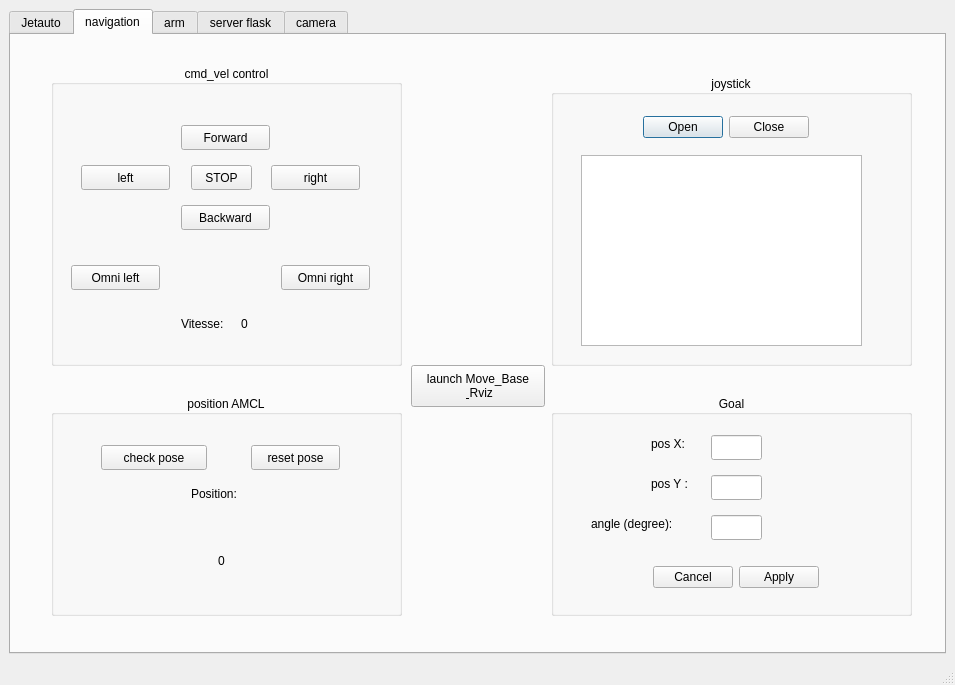
<?xml version="1.0" encoding="UTF-8"?>
<ui version="4.0">
 <class>MainWindow</class>
 <widget class="QMainWindow" name="MainWindow">
  <property name="geometry">
   <rect>
    <x>0</x>
    <y>0</y>
    <width>955</width>
    <height>685</height>
   </rect>
  </property>
  <property name="windowTitle">
   <string>MainWindow</string>
  </property>
  <widget class="QWidget" name="centralwidget">
   <layout class="QGridLayout" name="gridLayout">
    <item row="0" column="0">
     <widget class="QTabWidget" name="tabWidget">
      <property name="tabShape">
       <enum>QTabWidget::Rounded</enum>
      </property>
      <property name="currentIndex">
       <number>1</number>
      </property>
      <widget class="QWidget" name="jetauto">
       <attribute name="title">
        <string>Jetauto</string>
       </attribute>
       <widget class="QGroupBox" name="horloge_group">
        <property name="geometry">
         <rect>
          <x>60</x>
          <y>70</y>
          <width>341</width>
          <height>231</height>
         </rect>
        </property>
        <property name="title">
         <string>Synchronisation des horloges</string>
        </property>
        <property name="alignment">
         <set>Qt::AlignCenter</set>
        </property>
        <layout class="QGridLayout" name="gridLayout_2">
         <item row="1" column="0">
          <widget class="QPushButton" name="pushButton">
           <property name="text">
            <string>Synchronize</string>
           </property>
          </widget>
         </item>
         <item row="0" column="0">
          <widget class="QTextBrowser" name="textBrowser"/>
         </item>
         <item row="2" column="0">
          <widget class="QPushButton" name="Button_check_date">
           <property name="text">
            <string>Check Date</string>
           </property>
          </widget>
         </item>
        </layout>
       </widget>
       <widget class="QGroupBox" name="tf_odom_horloge">
        <property name="geometry">
         <rect>
          <x>520</x>
          <y>70</y>
          <width>351</width>
          <height>231</height>
         </rect>
        </property>
        <property name="title">
         <string>Lancer tf et odométrie</string>
        </property>
        <property name="alignment">
         <set>Qt::AlignCenter</set>
        </property>
        <widget class="QPushButton" name="button_launc_tf_odom">
         <property name="geometry">
          <rect>
           <x>130</x>
           <y>60</y>
           <width>89</width>
           <height>25</height>
          </rect>
         </property>
         <property name="text">
          <string>Launch</string>
         </property>
        </widget>
        <widget class="QLabel" name="label_status_tf_odom">
         <property name="geometry">
          <rect>
           <x>40</x>
           <y>120</y>
           <width>67</width>
           <height>17</height>
          </rect>
         </property>
         <property name="text">
          <string>Status: </string>
         </property>
        </widget>
       </widget>
       <widget class="QGroupBox" name="ssh_group">
        <property name="geometry">
         <rect>
          <x>270</x>
          <y>340</y>
          <width>381</width>
          <height>221</height>
         </rect>
        </property>
        <property name="title">
         <string>SSH jetauto</string>
        </property>
        <property name="alignment">
         <set>Qt::AlignCenter</set>
        </property>
        <widget class="QDialogButtonBox" name="buttonBox">
         <property name="geometry">
          <rect>
           <x>150</x>
           <y>110</y>
           <width>80</width>
           <height>25</height>
          </rect>
         </property>
         <property name="standardButtons">
          <set>QDialogButtonBox::Open</set>
         </property>
        </widget>
       </widget>
       <zorder>tf_odom_horloge</zorder>
       <zorder>ssh_group</zorder>
       <zorder>gridLayoutWidget</zorder>
       <zorder>horloge_group</zorder>
      </widget>
      <widget class="QWidget" name="navigation">
       <attribute name="title">
        <string>navigation</string>
       </attribute>
       <widget class="QGroupBox" name="cmdvel_group">
        <property name="geometry">
         <rect>
          <x>40</x>
          <y>30</y>
          <width>351</width>
          <height>301</height>
         </rect>
        </property>
        <property name="title">
         <string>cmd_vel control</string>
        </property>
        <property name="alignment">
         <set>Qt::AlignCenter</set>
        </property>
        <widget class="QPushButton" name="forward_but">
         <property name="geometry">
          <rect>
           <x>130</x>
           <y>60</y>
           <width>89</width>
           <height>25</height>
          </rect>
         </property>
         <property name="text">
          <string>Forward</string>
         </property>
        </widget>
        <widget class="QPushButton" name="backward_but">
         <property name="geometry">
          <rect>
           <x>130</x>
           <y>140</y>
           <width>89</width>
           <height>25</height>
          </rect>
         </property>
         <property name="text">
          <string>Backward</string>
         </property>
        </widget>
        <widget class="QPushButton" name="left_but">
         <property name="geometry">
          <rect>
           <x>30</x>
           <y>100</y>
           <width>89</width>
           <height>25</height>
          </rect>
         </property>
         <property name="text">
          <string>left</string>
         </property>
        </widget>
        <widget class="QPushButton" name="right_but">
         <property name="geometry">
          <rect>
           <x>220</x>
           <y>100</y>
           <width>89</width>
           <height>25</height>
          </rect>
         </property>
         <property name="text">
          <string>right</string>
         </property>
        </widget>
        <widget class="QPushButton" name="stop_but">
         <property name="geometry">
          <rect>
           <x>140</x>
           <y>100</y>
           <width>61</width>
           <height>25</height>
          </rect>
         </property>
         <property name="text">
          <string>STOP</string>
         </property>
        </widget>
        <widget class="QPushButton" name="omni_left_but">
         <property name="geometry">
          <rect>
           <x>20</x>
           <y>200</y>
           <width>89</width>
           <height>25</height>
          </rect>
         </property>
         <property name="text">
          <string>Omni left</string>
         </property>
        </widget>
        <widget class="QPushButton" name="omni_right_but">
         <property name="geometry">
          <rect>
           <x>230</x>
           <y>200</y>
           <width>89</width>
           <height>25</height>
          </rect>
         </property>
         <property name="text">
          <string>Omni right</string>
         </property>
        </widget>
        <widget class="QLabel" name="vitesse_label">
         <property name="geometry">
          <rect>
           <x>130</x>
           <y>250</y>
           <width>67</width>
           <height>17</height>
          </rect>
         </property>
         <property name="text">
          <string>Vitesse: </string>
         </property>
        </widget>
        <widget class="QLabel" name="label_vitesse_cmdvel">
         <property name="geometry">
          <rect>
           <x>190</x>
           <y>250</y>
           <width>67</width>
           <height>17</height>
          </rect>
         </property>
         <property name="text">
          <string>0</string>
         </property>
        </widget>
       </widget>
       <widget class="QGroupBox" name="amcl_group">
        <property name="geometry">
         <rect>
          <x>40</x>
          <y>360</y>
          <width>351</width>
          <height>221</height>
         </rect>
        </property>
        <property name="title">
         <string>position AMCL</string>
        </property>
        <property name="alignment">
         <set>Qt::AlignCenter</set>
        </property>
        <widget class="QPushButton" name="button_check_pose">
         <property name="geometry">
          <rect>
           <x>50</x>
           <y>50</y>
           <width>106</width>
           <height>25</height>
          </rect>
         </property>
         <property name="text">
          <string>check pose</string>
         </property>
        </widget>
        <widget class="QPushButton" name="button_reset_pose">
         <property name="geometry">
          <rect>
           <x>200</x>
           <y>50</y>
           <width>89</width>
           <height>25</height>
          </rect>
         </property>
         <property name="text">
          <string>reset pose</string>
         </property>
        </widget>
        <widget class="QLabel" name="label_pose">
         <property name="geometry">
          <rect>
           <x>140</x>
           <y>90</y>
           <width>60</width>
           <height>17</height>
          </rect>
         </property>
         <property name="text">
          <string>Position:</string>
         </property>
        </widget>
        <widget class="QLabel" name="label_pose_amcl">
         <property name="geometry">
          <rect>
           <x>120</x>
           <y>140</y>
           <width>101</width>
           <height>51</height>
          </rect>
         </property>
         <property name="text">
          <string>0</string>
         </property>
         <property name="alignment">
          <set>Qt::AlignCenter</set>
         </property>
        </widget>
       </widget>
       <widget class="QGroupBox" name="goal_group">
        <property name="geometry">
         <rect>
          <x>540</x>
          <y>360</y>
          <width>361</width>
          <height>221</height>
         </rect>
        </property>
        <property name="title">
         <string>Goal</string>
        </property>
        <property name="alignment">
         <set>Qt::AlignCenter</set>
        </property>
        <widget class="QLineEdit" name="lineEdit_x">
         <property name="geometry">
          <rect>
           <x>160</x>
           <y>40</y>
           <width>51</width>
           <height>25</height>
          </rect>
         </property>
        </widget>
        <widget class="QLineEdit" name="lineEdit_y">
         <property name="geometry">
          <rect>
           <x>160</x>
           <y>80</y>
           <width>51</width>
           <height>25</height>
          </rect>
         </property>
        </widget>
        <widget class="QLineEdit" name="lineEdit_ang">
         <property name="geometry">
          <rect>
           <x>160</x>
           <y>120</y>
           <width>51</width>
           <height>25</height>
          </rect>
         </property>
        </widget>
        <widget class="QDialogButtonBox" name="buttonBox_joystick_2">
         <property name="geometry">
          <rect>
           <x>100</x>
           <y>170</y>
           <width>169</width>
           <height>25</height>
          </rect>
         </property>
         <property name="standardButtons">
          <set>QDialogButtonBox::Apply|QDialogButtonBox::Cancel</set>
         </property>
         <property name="centerButtons">
          <bool>true</bool>
         </property>
        </widget>
        <widget class="QLabel" name="label_x">
         <property name="geometry">
          <rect>
           <x>100</x>
           <y>40</y>
           <width>45</width>
           <height>17</height>
          </rect>
         </property>
         <property name="text">
          <string>pos X: </string>
         </property>
        </widget>
        <widget class="QLabel" name="label_y">
         <property name="geometry">
          <rect>
           <x>100</x>
           <y>80</y>
           <width>44</width>
           <height>17</height>
          </rect>
         </property>
         <property name="text">
          <string>pos Y :</string>
         </property>
        </widget>
        <widget class="QLabel" name="label_deg">
         <property name="geometry">
          <rect>
           <x>40</x>
           <y>120</y>
           <width>107</width>
           <height>17</height>
          </rect>
         </property>
         <property name="text">
          <string>angle (degree): </string>
         </property>
        </widget>
       </widget>
       <widget class="QGroupBox" name="joystick_group">
        <property name="geometry">
         <rect>
          <x>540</x>
          <y>40</y>
          <width>361</width>
          <height>291</height>
         </rect>
        </property>
        <property name="title">
         <string>joystick</string>
        </property>
        <property name="alignment">
         <set>Qt::AlignCenter</set>
        </property>
        <widget class="QDialogButtonBox" name="buttonBox_joystick">
         <property name="geometry">
          <rect>
           <x>90</x>
           <y>40</y>
           <width>169</width>
           <height>25</height>
          </rect>
         </property>
         <property name="standardButtons">
          <set>QDialogButtonBox::Close|QDialogButtonBox::Open</set>
         </property>
         <property name="centerButtons">
          <bool>true</bool>
         </property>
        </widget>
        <widget class="QTextBrowser" name="textBrowser_joystick">
         <property name="geometry">
          <rect>
           <x>30</x>
           <y>80</y>
           <width>281</width>
           <height>191</height>
          </rect>
         </property>
        </widget>
       </widget>
       <widget class="QPushButton" name="pushButton_2">
        <property name="geometry">
         <rect>
          <x>400</x>
          <y>330</y>
          <width>134</width>
          <height>42</height>
         </rect>
        </property>
        <property name="text">
         <string>launch Move_Base 
 &amp; Rviz</string>
        </property>
       </widget>
      </widget>
      <widget class="QWidget" name="arm">
       <attribute name="title">
        <string>arm</string>
       </attribute>
       <widget class="QLabel" name="label">
        <property name="geometry">
         <rect>
          <x>80</x>
          <y>60</y>
          <width>467</width>
          <height>425</height>
         </rect>
        </property>
        <property name="text">
         <string/>
        </property>
        <property name="pixmap">
         <pixmap>../../../../../media/sf_Echange/arm-removebg-preview.png</pixmap>
        </property>
       </widget>
       <widget class="QGroupBox" name="groupBox">
        <property name="geometry">
         <rect>
          <x>480</x>
          <y>160</y>
          <width>141</width>
          <height>80</height>
         </rect>
        </property>
        <property name="title">
         <string>Joint 3</string>
        </property>
        <property name="alignment">
         <set>Qt::AlignCenter</set>
        </property>
        <widget class="QSlider" name="horizontalSlider">
         <property name="geometry">
          <rect>
           <x>10</x>
           <y>40</y>
           <width>121</width>
           <height>16</height>
          </rect>
         </property>
         <property name="orientation">
          <enum>Qt::Horizontal</enum>
         </property>
        </widget>
       </widget>
       <widget class="QGroupBox" name="groupBox_2">
        <property name="geometry">
         <rect>
          <x>10</x>
          <y>180</y>
          <width>151</width>
          <height>80</height>
         </rect>
        </property>
        <property name="title">
         <string>r_joint (gripper)</string>
        </property>
        <property name="alignment">
         <set>Qt::AlignCenter</set>
        </property>
        <widget class="QSlider" name="horizontalSlider_5">
         <property name="geometry">
          <rect>
           <x>10</x>
           <y>40</y>
           <width>121</width>
           <height>16</height>
          </rect>
         </property>
         <property name="orientation">
          <enum>Qt::Horizontal</enum>
         </property>
        </widget>
       </widget>
       <widget class="QGroupBox" name="groupBox_3">
        <property name="geometry">
         <rect>
          <x>170</x>
          <y>360</y>
          <width>141</width>
          <height>80</height>
         </rect>
        </property>
        <property name="title">
         <string>Joint 2</string>
        </property>
        <property name="alignment">
         <set>Qt::AlignCenter</set>
        </property>
        <widget class="QSlider" name="horizontalSlider_2">
         <property name="geometry">
          <rect>
           <x>10</x>
           <y>40</y>
           <width>121</width>
           <height>16</height>
          </rect>
         </property>
         <property name="orientation">
          <enum>Qt::Horizontal</enum>
         </property>
        </widget>
       </widget>
       <widget class="QGroupBox" name="groupBox_4">
        <property name="geometry">
         <rect>
          <x>280</x>
          <y>500</y>
          <width>131</width>
          <height>80</height>
         </rect>
        </property>
        <property name="title">
         <string>Joint 1</string>
        </property>
        <property name="alignment">
         <set>Qt::AlignCenter</set>
        </property>
        <widget class="QSlider" name="horizontalSlider_4">
         <property name="geometry">
          <rect>
           <x>10</x>
           <y>40</y>
           <width>111</width>
           <height>16</height>
          </rect>
         </property>
         <property name="orientation">
          <enum>Qt::Horizontal</enum>
         </property>
        </widget>
       </widget>
       <widget class="QGroupBox" name="groupBox_5">
        <property name="geometry">
         <rect>
          <x>350</x>
          <y>30</y>
          <width>141</width>
          <height>80</height>
         </rect>
        </property>
        <property name="title">
         <string>Joint 4</string>
        </property>
        <property name="alignment">
         <set>Qt::AlignCenter</set>
        </property>
        <widget class="QSlider" name="horizontalSlider_3">
         <property name="geometry">
          <rect>
           <x>10</x>
           <y>40</y>
           <width>121</width>
           <height>16</height>
          </rect>
         </property>
         <property name="orientation">
          <enum>Qt::Horizontal</enum>
         </property>
        </widget>
       </widget>
       <widget class="Line" name="line">
        <property name="geometry">
         <rect>
          <x>623</x>
          <y>20</y>
          <width>20</width>
          <height>571</height>
         </rect>
        </property>
        <property name="orientation">
         <enum>Qt::Vertical</enum>
        </property>
       </widget>
       <widget class="QPushButton" name="pushButton_3">
        <property name="geometry">
         <rect>
          <x>750</x>
          <y>170</y>
          <width>89</width>
          <height>25</height>
         </rect>
        </property>
        <property name="text">
         <string>PushButton</string>
        </property>
       </widget>
       <widget class="QPushButton" name="pushButton_4">
        <property name="geometry">
         <rect>
          <x>750</x>
          <y>250</y>
          <width>89</width>
          <height>25</height>
         </rect>
        </property>
        <property name="text">
         <string>PushButton</string>
        </property>
       </widget>
       <widget class="QPushButton" name="pushButton_5">
        <property name="geometry">
         <rect>
          <x>750</x>
          <y>340</y>
          <width>89</width>
          <height>25</height>
         </rect>
        </property>
        <property name="text">
         <string>PushButton</string>
        </property>
       </widget>
      </widget>
      <widget class="QWidget" name="server">
       <attribute name="title">
        <string>server flask</string>
       </attribute>
       <widget class="QWidget" name="verticalLayoutWidget">
        <property name="geometry">
         <rect>
          <x>240</x>
          <y>80</y>
          <width>421</width>
          <height>391</height>
         </rect>
        </property>
        <layout class="QVBoxLayout" name="verticalLayout_server">
         <item>
          <layout class="QHBoxLayout" name="horizontalLayout">
           <property name="sizeConstraint">
            <enum>QLayout::SetDefaultConstraint</enum>
           </property>
           <item>
            <widget class="QPushButton" name="Start_server">
             <property name="text">
              <string>Start server</string>
             </property>
            </widget>
           </item>
           <item>
            <widget class="QPushButton" name="Stop_server">
             <property name="text">
              <string>Stop server</string>
             </property>
             <property name="autoDefault">
              <bool>false</bool>
             </property>
             <property name="default">
              <bool>false</bool>
             </property>
             <property name="flat">
              <bool>false</bool>
             </property>
            </widget>
           </item>
          </layout>
         </item>
         <item>
          <widget class="QTextBrowser" name="log_server"/>
         </item>
         <item>
          <widget class="QPushButton" name="get_list">
           <property name="text">
            <string>Get list</string>
           </property>
           <property name="autoDefault">
            <bool>false</bool>
           </property>
          </widget>
         </item>
         <item>
          <widget class="QPushButton" name="clear_list">
           <property name="text">
            <string>Clear list</string>
           </property>
          </widget>
         </item>
         <item>
          <widget class="QPushButton" name="get_last">
           <property name="text">
            <string>Get_last</string>
           </property>
          </widget>
         </item>
         <item>
          <widget class="QPushButton" name="remove_last">
           <property name="text">
            <string>Remove last</string>
           </property>
          </widget>
         </item>
        </layout>
       </widget>
      </widget>
      <widget class="QWidget" name="camera">
       <attribute name="title">
        <string>camera</string>
       </attribute>
      </widget>
     </widget>
    </item>
   </layout>
  </widget>
  <widget class="QStatusBar" name="statusbar"/>
 </widget>
 <resources/>
 <connections/>
</ui>
